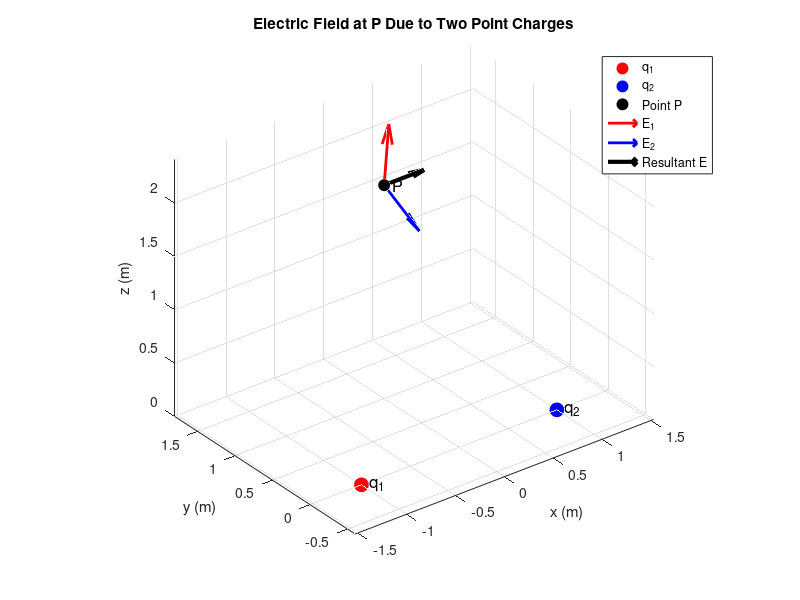

Write the MATLAB code that produced this figure.
clc;
clear;
close all;

%% Constants
k = 8.9875e9;       % Coulomb constant (N*m^2/C^2)

%% Point charges
q1 = 2e-9;          % Charge 1 (C)
q2 = -2e-9;         % Charge 2 (C)

% Positions of the charges [x y z] in meters
r1 = [-1, 0, 0];
r2 = [1, 0, 0];

%% Observation point P
P = [0, 1, 2];      % [Px Py Pz] in meters

%% Electric field due to charge 1
R1 = P - r1;
d1 = norm(R1);

E1 = k * q1 * R1 / d1^3;

%% Electric field due to charge 2
R2 = P - r2;
d2 = norm(R2);

E2 = k * q2 * R2 / d2^3;

%% Resultant electric field
E = E1 + E2;

%% Display results
fprintf('Electric field due to q1:\n');
fprintf('E1 = [%.4e, %.4e, %.4e] N/C\n\n', E1);

fprintf('Electric field due to q2:\n');
fprintf('E2 = [%.4e, %.4e, %.4e] N/C\n\n', E2);

fprintf('Resultant electric field:\n');
fprintf('E = [%.4e, %.4e, %.4e] N/C\n', E);

fprintf('|E| = %.4e N/C\n', norm(E));

%% 3D visualization
figure;
hold on;
grid on;
axis equal;

% Plot charge positions
plot3(r1(1), r1(2), r1(3), 'ro', ...
    'MarkerSize', 10, 'MarkerFaceColor', 'r');

plot3(r2(1), r2(2), r2(3), 'bo', ...
    'MarkerSize', 10, 'MarkerFaceColor', 'b');

% Plot observation point P
plot3(P(1), P(2), P(3), 'ko', ...
    'MarkerSize', 8, 'MarkerFaceColor', 'k');

%% Scale vectors for visualization
scale = 0.5 / max([norm(E1), norm(E2), norm(E)]);

% Electric field vectors
quiver3(P(1), P(2), P(3), ...
        E1(1)*scale, E1(2)*scale, E1(3)*scale, ...
        0, 'r', 'LineWidth', 2);

quiver3(P(1), P(2), P(3), ...
        E2(1)*scale, E2(2)*scale, E2(3)*scale, ...
        0, 'b', 'LineWidth', 2);

% Resultant field vector
quiver3(P(1), P(2), P(3), ...
        E(1)*scale, E(2)*scale, E(3)*scale, ...
        0, 'k', 'LineWidth', 3);

%% Labels
text(r1(1), r1(2), r1(3), '  q_1', 'FontSize', 12);
text(r2(1), r2(2), r2(3), '  q_2', 'FontSize', 12);
text(P(1), P(2), P(3), '  P', 'FontSize', 12);

xlabel('x (m)');
ylabel('y (m)');
zlabel('z (m)');

title('Electric Field at P Due to Two Point Charges');

legend('q_1', 'q_2', 'Point P', ...
       'E_1', 'E_2', 'Resultant E', ...
       'Location', 'best');

view(3);
hold off;
